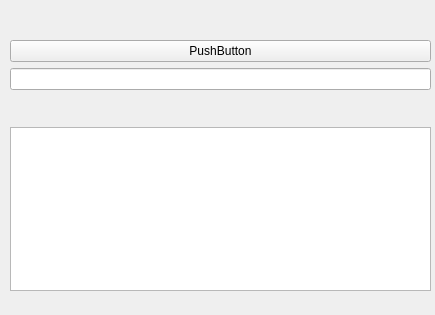
<?xml version="1.0" encoding="UTF-8"?>
<ui version="4.0">
 <class>MainWidget</class>
 <widget class="QWidget" name="MainWidget">
  <property name="geometry">
   <rect>
    <x>0</x>
    <y>0</y>
    <width>435</width>
    <height>315</height>
   </rect>
  </property>
  <property name="windowTitle">
   <string>Form</string>
  </property>
  <widget class="QWidget" name="verticalLayoutWidget">
   <property name="geometry">
    <rect>
     <x>10</x>
     <y>40</y>
     <width>421</width>
     <height>251</height>
    </rect>
   </property>
   <layout class="QVBoxLayout" name="verticalLayout">
    <item>
     <widget class="QPushButton" name="pushButton">
      <property name="text">
       <string>PushButton</string>
      </property>
     </widget>
    </item>
    <item>
     <widget class="QLineEdit" name="lineEdit"/>
    </item>
    <item>
     <spacer name="verticalSpacer">
      <property name="orientation">
       <enum>Qt::Vertical</enum>
      </property>
      <property name="sizeHint" stdset="0">
       <size>
        <width>20</width>
        <height>60</height>
       </size>
      </property>
     </spacer>
    </item>
    <item>
     <widget class="QTextEdit" name="textEdit">
      <property name="html">
       <string>&lt;!DOCTYPE HTML PUBLIC &quot;-//W3C//DTD HTML 4.0//EN&quot; &quot;http://www.w3.org/TR/REC-html40/strict.dtd&quot;&gt;
&lt;html&gt;&lt;head&gt;&lt;meta name=&quot;qrichtext&quot; content=&quot;1&quot; /&gt;&lt;style type=&quot;text/css&quot;&gt;
p, li { white-space: pre-wrap; }
&lt;/style&gt;&lt;/head&gt;&lt;body style=&quot; font-family:'Ubuntu'; font-size:11pt; font-weight:400; font-style:normal;&quot;&gt;
&lt;p style=&quot;-qt-paragraph-type:empty; margin-top:0px; margin-bottom:0px; margin-left:0px; margin-right:0px; -qt-block-indent:0; text-indent:0px; font-family:'Ubuntu';&quot;&gt;&lt;br /&gt;&lt;/p&gt;&lt;/body&gt;&lt;/html&gt;</string>
      </property>
     </widget>
    </item>
   </layout>
  </widget>
 </widget>
 <resources/>
 <connections/>
</ui>
